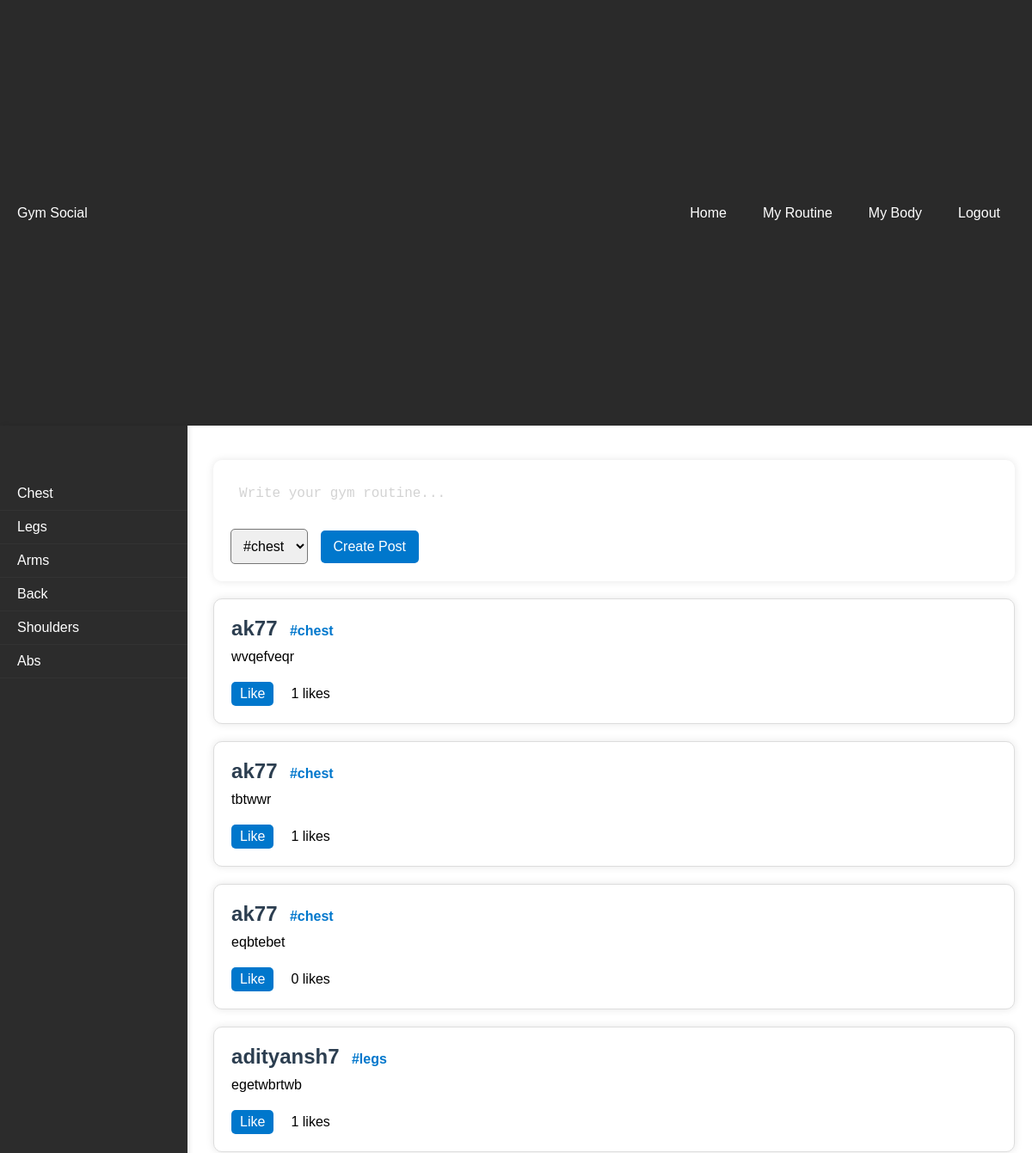
Before: /landing (upper part) with the older database file.
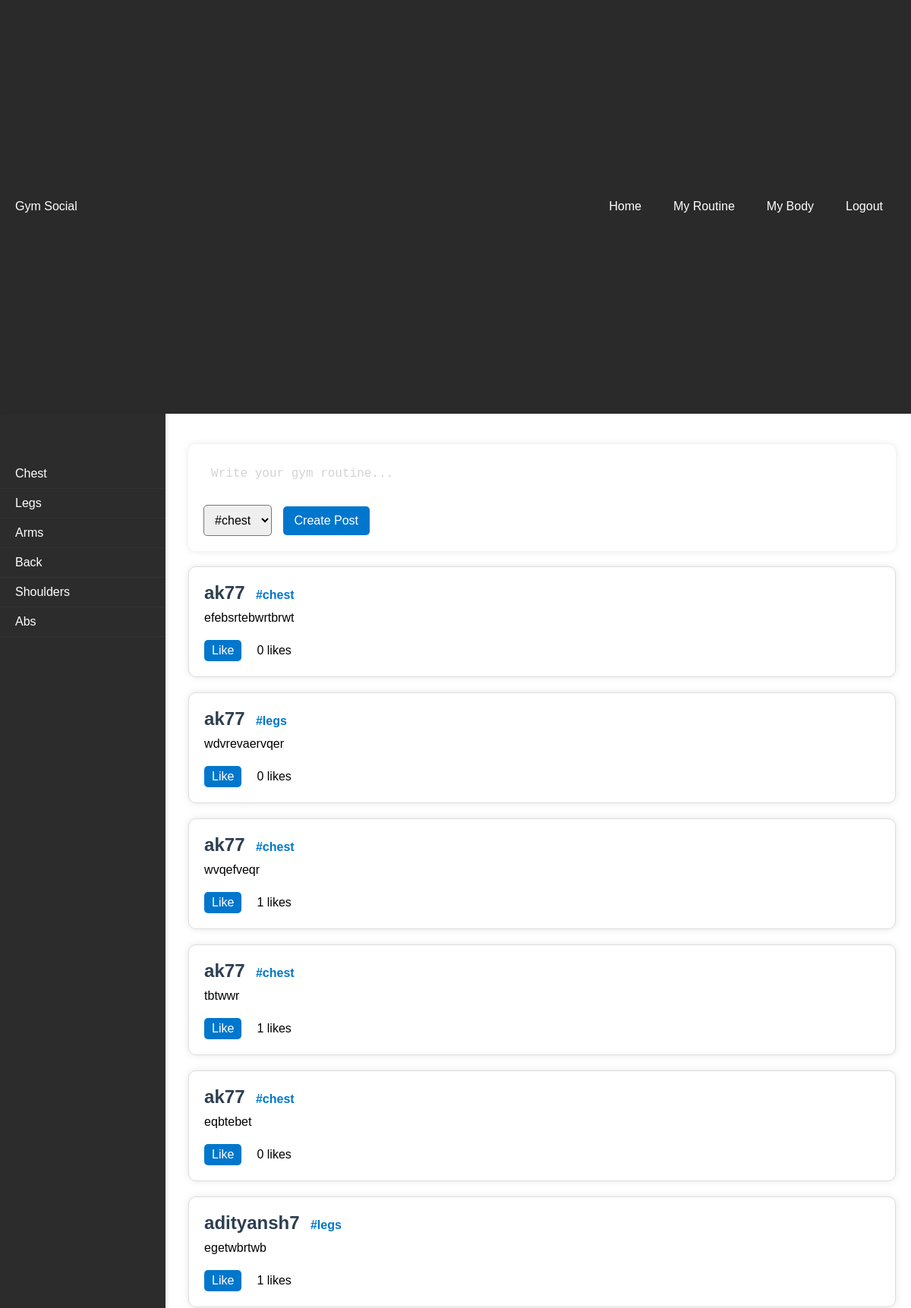
After: the same page with the newer database file.
### tables this page shows
CREATE TABLE posts (
    id INTEGER PRIMARY KEY,
    user_id INTEGER,
    body_part TEXT NOT NULL,
    content TEXT NOT NULL,
    likes INTEGER DEFAULT 0,
    FOREIGN KEY (user_id) REFERENCES users (id)
);

CREATE TABLE users (
    id INTEGER PRIMARY KEY,
    username TEXT NOT NULL UNIQUE,
    password TEXT NOT NULL
);

### app.py (the view)
@app.route('/landing', defaults={'body_part': None}, methods=['GET', 'POST'])
@app.route('/landing/<body_part>/', methods=['GET', 'POST'])
def landing(body_part):
    conn = get_db_connection()
    if body_part:
        posts = conn.execute('SELECT p.id, p.content, p.likes, p.body_part, u.username FROM posts p JOIN users u ON p.user_id = u.id WHERE p.body_part = ? ORDER BY p.id DESC', (body_part,)).fetchall()
    else:
        posts = conn.execute('SELECT p.id, p.content, p.likes, p.body_part, u.username FROM posts p JOIN users u ON p.user_id = u.id ORDER BY p.id DESC').fetchall()
    conn.close()
    return render_template('landing.html', posts=posts)

### app.py (called while the page is built)
def get_db_connection():
    conn = sqlite3.connect(DATABASE)
    conn.row_factory = sqlite3.Row
    return conn

### templates/landing.html (shortened to what this page needs)
<!DOCTYPE html>
<html lang="en">
<head>
    <link rel="stylesheet" href="{{ url_for('static', filename='styles.css') }}">
</head>
<body>
    <header class="top-bar">
        <p>Gym Social</p>
        <div class="right-buttons">
            <a href="{{ url_for('landing') }}" class="top-menu-btn">Home</a>
            <a href="#" class="top-menu-btn">My Routine</a>
            <a href="#" class="top-menu-btn">My Body</a>
            <a href="{{ url_for('logout') }}" class="logout-btn">Logout</a>
        </div>
    </header>
    <main>
        <div class="side-menu">
            <a href="{{ url_for('landing', body_part='chest') }}" class="menu-btn">Chest</a>
            <a href="{{ url_for('landing', body_part='legs') }}" class="menu-btn">Legs</a>
            <a href="#" class="menu-btn">Arms</a>
            <a href="#" class="menu-btn">Back</a>
            <a href="#" class="menu-btn">Shoulders</a>
            <a href="#" class="menu-btn">Abs</a>
        </div>
        <section id="feed">
            <div class="box create-post">
                <form action="{{ url_for('create_post') }}" method="post">
                    <textarea name="content" placeholder="Write your gym routine..."></textarea>
                    <select name="body_part">
                        <option value="chest">#chest</option>
                    </select>
                    <input type="submit" value="Create Post">
                </form>
            </div>
            {% for post in posts %}
            <div class="box post">
                <p class="username">{{ post.username }}</p>
                <p class="body_part">#{{ post.body_part }}</p>
                <p class="content">{{ post.content }}</p>
                <div class="like-section">
                    <a href="#" class="like-button" data-post-id="{{ post.id }}">Like</a>
                    <p class="likes-count" data-post-id="{{ post.id }}">{{ post.likes }} likes</p>
                </div>
            </div>
            {% endfor %}
        </section>
    </main>
</body>
</html>

### static/styles.css (style rules this page uses)
* { margin: 0; padding: 0; box-sizing: border-box; }
body { font-family: Arial, sans-serif; margin: 0; padding: 0; display: flex; flex-direction: column; height: 100vh; }
header { background-color: #333; color: white; text-align: center; padding: 1em 0; flex: 0 0 15%; }
main { flex: 1; display: flex; }
header { display: flex; justify-content: space-between; align-items: center; padding: 1em; background-color: #333; color: white; }
main { display: flex; height: calc(100vh - 60px); }
#feed { margin-left: 10px; width: calc(100% - 220px); padding: 20px; overflow-y: auto; }
.post { border: 1px solid #ddd; padding: 10px; margin-bottom: 10px; }
.content { white-space: pre-line; margin-bottom: 20px; }
.username { font-weight: bold; }
.body_part { color: #0077cc; }
.like-button { background-color: #0077cc; color: white; padding: 5px 10px; text-decoration: none; }
.likes-count { display: inline-block; margin-left: 10px; }
.box { background-color: white; border-radius: 10px; padding: 20px; margin: 20px 0; box-shadow: 0px 0px 10px rgba(0, 0, 0, 0.1); }
.create-post { display: flex; flex-direction: column; gap: 10px; }
.create-post textarea { height: auto; overflow-y: hidden; resize: none; width: 100%; box-sizing: border-box; padding: 10px; font-size: 16px; border: none; border-radius: 5px; outline: none; }
.create-post textarea::placeholder { color: lightgray; }
.create-post select { flex-grow: 1; margin-right: 10px; padding: 10px; font-size: 16px; border-radius: 5px; }
.create-post input[type="submit"] { flex-shrink: 0; padding: 10px 15px; font-size: 16px; border-radius: 5px; white-space: nowrap; }
.create-post input[type="submit"] { background-color: #0077cc; color: white; border: none; cursor: pointer; transition: background-color 0.3s; }
.username { display: inline-block; margin-right: 10px; font-size: 1.5em; font-weight: bold; color: #2c3e50; margin-bottom: 10px; }
.body_part { color: #0077cc; font-weight: bold; display: inline-block; margin-right: 10px; margin-bottom: 10px; }
.username, .body_part { display: inline-block; margin-right: 10px; }
.like-section { display: flex; align-items: center; gap: 10px; margin-top: 10px; }
.like-button { background-color: #0077cc; color: white; padding: 5px 10px; text-decoration: none; border-radius: 5px; transition: background-color 0.3s; }
.top-bar { display: flex; justify-content: space-between; align-items: center; padding: 10px 20px; background-color: #2a2a2a; color: white; }
.top-menu-btn, .logout-btn { background-color: transparent; color: white; padding: 10px 15px; text-align: center; text-decoration: none; display: inline-block; margin: 0 2px; border-radius: 16px; font-size: 16px; transition: background-color 0.3s; }
.right-buttons { display: flex; gap: 8px; }
.side-menu { float: left; width: 220px; height: 100vh; background-color: #2c2c2c; padding-top: 60px; box-shadow: 2px 0 5px rgba(0, 0, 0, 0.1); }
.menu-btn { display: block; padding: 10px 20px; color: white; text-decoration: none; border-bottom: 1px solid #333; transition: background-color 0.3s; }

Changed rows visible on the page:
added posts: username "ak77", body_part "chest", content "efebsrtebwrtbrwt", likes "0"
added posts: username "ak77", body_part "legs", content "wdvrevaervqer", likes "0"
